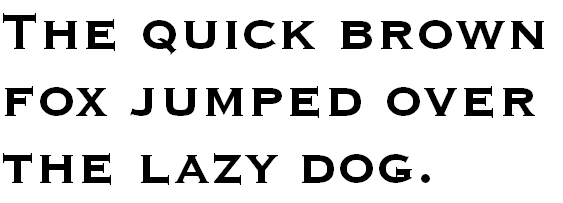
#> input picture OCR_Tesseract/fox_sample1.png, 563 x 203 px
$ jupyter execute --allow-errors OCR_Tesseract.ipynb
#> lines starting #> are read from the running program, lines starting #| are printed output that depends on the picture; after the words box and inside, x2 and y2 are one past the last pixel; in counts of white or black regions, pixels touching at a corner belong together
[cell 1]
import cv2
import pytesseract

[cell 2]
# declaring the exe path for tesseract
pytesseract.pytesseract.tesseract_cmd = 'C:\\Users\\aldrinds\\AppData\\Local\\Tesseract-OCR\\tesseract.exe'

[cell 3]
image = cv2.imread("fox_sample1.png")
#> image is the input picture: shape (203, 563, 3); min 0, max 255, mean 218.3

[cell 4]
# step 1 : covert to grey scale
preprocessed_img = cv2.cvtColor(image, cv2.COLOR_BGR2GRAY)

[cell 5]
# step 2 : Do binary conversion using otsu thresholding
# otsu thresholding -->  The threshold is determined automatically even if you give any value (0 or 128)
thresh, preprocessed_img = cv2.cv2.threshold(preprocessed_img,0,255, cv2.THRESH_OTSU)
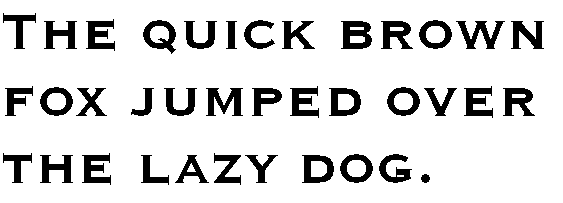
#> preprocessed_img: shape (203, 563); 85.8% white; 37 black regions, largest, box (x1, y1, x2, y2) and area: (341, 21, 372, 49) 603, (456, 21, 505, 49) 584, (206, 88, 243, 116) 581
#> thresh = 124

[cell 6]
# step 3 : Using median blur (to remove noise), It also preserve the edges during noise removal.
preprocessed_img = cv2.medianBlur(preprocessed_img, 3)
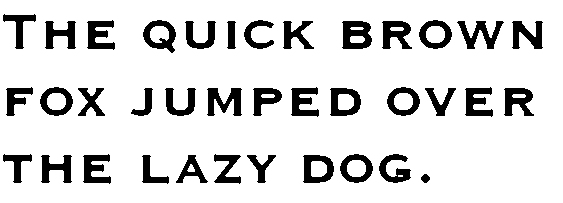
#> preprocessed_img: shape (203, 563); 85.9% white; 37 black regions, largest, box (x1, y1, x2, y2) and area: (342, 21, 372, 49) 611, (457, 21, 504, 49) 579, (207, 88, 242, 116) 579

$ run again, with OCR_Tesseract/fox_sample2.png copied over OCR_Tesseract/fox_sample1.png
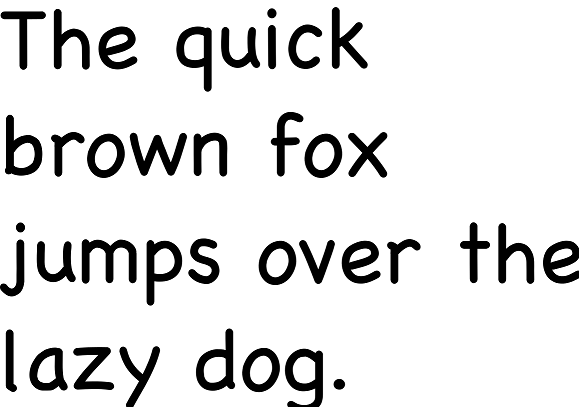
#> input picture OCR_Tesseract/fox_sample2.png, 579 x 407 px
#> image is the input picture: shape (407, 579, 3); min 0, max 255, mean 224.2
#> `thresh, preprocessed_img = cv2.cv2.threshold(preprocessed_img,0,255, c..`:
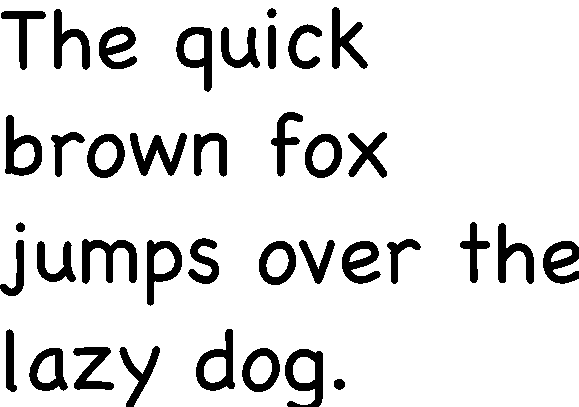
#> preprocessed_img: shape (407, 579); 87.9% white; 38 black regions, largest, box (x1, y1, x2, y2) and area: (82, 239, 137, 284) 1178, (285, 349, 323, 407) 1124, (130, 133, 187, 176) 1110
#> thresh = 130
#> `preprocessed_img = cv2.medianBlur(preprocessed_img, 3)`:
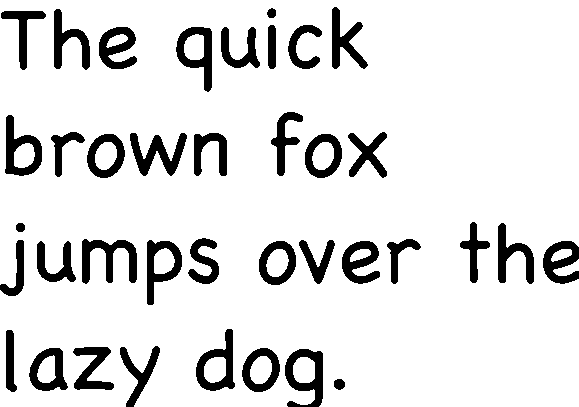
#> preprocessed_img: shape (407, 579); 87.9% white; 38 black regions, largest, box (x1, y1, x2, y2) and area: (82, 239, 137, 284) 1179, (285, 349, 323, 407) 1127, (130, 133, 187, 176) 1110
